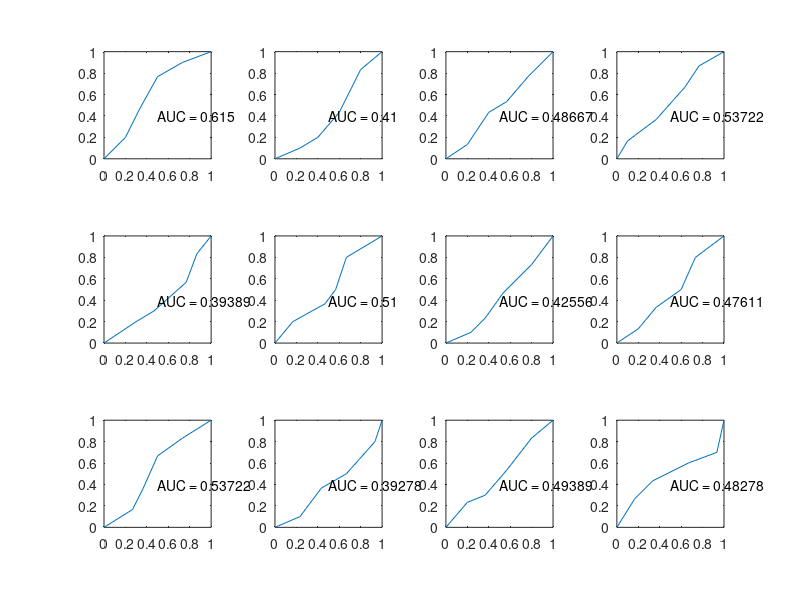
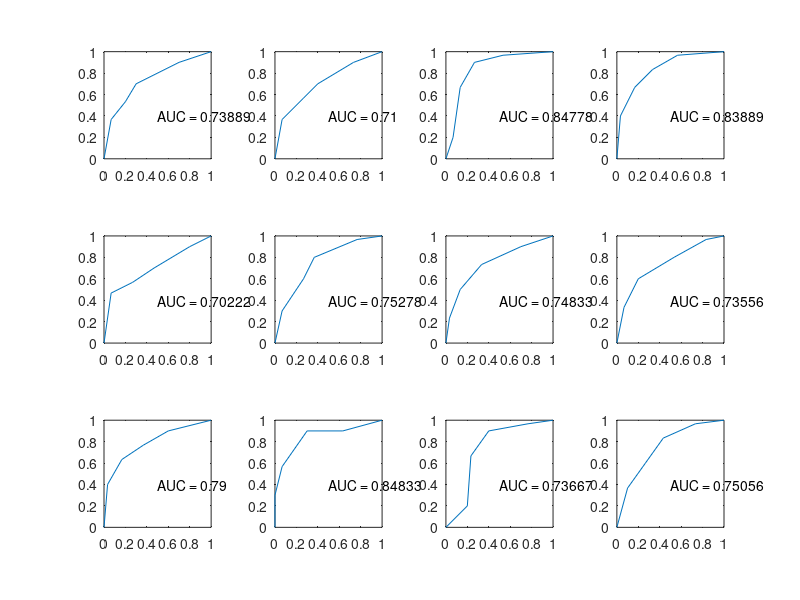

Here is the MATLAB script that generated these plots, in order: (Note: this script raises an error after producing the figures.)
% ROC script

% Some test code for computing ROC curves for each observer in an observer
% trial. To be expanded into to proper functions etc.

% Each observer rates each mass on a 5 point scale:
% 1) Definitely synthetic
% 2) Probably synthetic
% 3) Possibly real
% 4) Probably real
% 5) Definitely real

% Let's run some repeat trials
figure('Name','ROC Curve for random assignment of ratings'); 
for rp = 1:12
    
    % Generate some random ratings for the real masses:
    real_ratings = randsample(5, 30, true);

    %Generate some random weighting for the synthetic masses
    synthetic_ratings = randsample(5, 30, true);

    roc_curve = zeros(6,2);

    % Calcultae ROC points at thresholds from 0 to 5
    for th = 0:5

        %Compute true positives, and true positive fraction
        TP = sum(real_ratings > th); %also FN = 30 - TP;
        TPF = TP / 30; %since TPF = TP/(TP+FN) = TP/30;

        %Compute false positives, and false positive fraction
        FP = sum(synthetic_ratings > th); %also TN = 30 - FP;
        FPF = FP / 30; %since FPF = FP/(FP+TN) = TP/30;

        roc_curve(th+1,1) = FPF;
        roc_curve(th+1,2) = TPF;

    end

    subplot(3,4,rp); plot(roc_curve(:,1), roc_curve(:,2)); axis equal; axis([0 1 0 1]);
    AUC = sum( (roc_curve(1:5,1)-roc_curve(2:6,1)) .* roc_curve(2:6,2)) + ...
        0.5*sum( (roc_curve(1:5,1)-roc_curve(2:6,1)) .* (roc_curve(1:5,2)-roc_curve(2:6,2)) );
    text(0.5, 0.4, ['AUC = ', num2str(AUC)]);
end

%%
%Let's do that again but now weight the sampling to show differentiation
weights_real = (1:5) / 15;
weights_synthetic = (5:-1:1) / 15;
figure('Name','ROC Curve for random assignment of ratings'); 
for rp = 1:12
    
    % Generate some random ratings for the real masses:
    real_ratings = randsample(5, 30, true, weights_real);

    %Generate some random weighting for the synthetic masses
    synthetic_ratings = randsample(5, 30, true, weights_synthetic);

    roc_curve = zeros(6,2);

    % Calcultae ROC points at thresholds from 0 to 5
    for th = 0:5

        %Compute true positives, and true positive fraction
        TP = sum(real_ratings > th); %also FN = 30 - TP;
        TPF = TP / 30; %since TPF = TP/(TP+FN) = TP/30;

        %Compute false positives, and false positive fraction
        FP = sum(synthetic_ratings > th); %also TN = 30 - FP;
        FPF = FP / 30; %since FPF = FP/(FP+TN) = TP/30;

        roc_curve(th+1,1) = FPF;
        roc_curve(th+1,2) = TPF;

    end

    subplot(3,4,rp); plot(roc_curve(:,1), roc_curve(:,2)); axis equal; axis([0 1 0 1]);
    AUC = sum( (roc_curve(1:5,1)-roc_curve(2:6,1)) .* roc_curve(2:6,2)) + ...
        0.5*sum( (roc_curve(1:5,1)-roc_curve(2:6,1)) .* (roc_curve(1:5,2)-roc_curve(2:6,2)) );
    text(0.5, 0.4, ['AUC = ', num2str(AUC)]);
end
%%
aucs = zeros(10,1);
for ii = 1:10
    load(['C:\isbe\dev\observer_study\user_data\user', zerostr(ii,2)]);
    
    real_mass_idx = user_data.ratings(:,1) <= 30;
    syn_mass_idx = user_data.ratings(:,1) > 30;
    real_ratings = user_data.ratings(real_mass_idx,2);
    synthetic_ratings = user_data.ratings(syn_mass_idx,2);

    roc_curve = zeros(6,2);

    % Calcultae ROC points at thresholds from 0 to 5
    for th = 0:5
        

        %Compute true positives, and true positive fraction
        TP = sum(real_ratings > th); %also FN = 30 - TP;
        TPF = TP / 30; %since TPF = TP/(TP+FN) = TP/30;

        %Compute false positives, and false positive fraction
        FP = sum(synthetic_ratings > th); %also TN = 30 - FP;
        FPF = FP / 30; %since FPF = FP/(FP+TN) = TP/30;

        roc_curve(th+1,1) = FPF;
        roc_curve(th+1,2) = TPF;

    end

    figure;
    plot(roc_curve(:,1), roc_curve(:,2)); axis equal; axis([0 1 0 1]); hold on;
    plot(roc_curve(1,1), roc_curve(1,2), 'rx'); axis equal;
    AUC = sum( (roc_curve(1:5,1)-roc_curve(2:6,1)) .* roc_curve(2:6,2)) + ...
        0.5*sum( (roc_curve(1:5,1)-roc_curve(2:6,1)) .* (roc_curve(1:5,2)-roc_curve(2:6,2)) );
    text(0.5, 0.4, ['AUC = ', num2str(AUC)]);
    aucs(ii) = AUC;
    clear user_data;
end
%%
%Do ROC again using calculate_roc_curve function
aucs = zeros(10,1);
times = zeros(10,1);
for ii = 1:10
    load(['C:\isbe\dev\observer_study\user_data\user', zerostr(ii,2)]);
    
    class_labels = user_data.ratings(:,1) <= 30;
    class_values = user_data.ratings(:,2);
    [roc_curve auc] = calculate_roc_curve(class_values,class_labels,0:5);
    

    figure;
    plot(roc_curve(:,1), roc_curve(:,2)); axis equal; axis([0 1 0 1]); hold on;
    plot(roc_curve(1,1), roc_curve(1,2), 'rx'); axis equal;

    text(0.5, 0.4, ['AUC = ', num2str(auc)]);
    aucs(ii) = auc;
    times(ii) = mean(user_data.ratings(:,3));
    clear user_data;
end